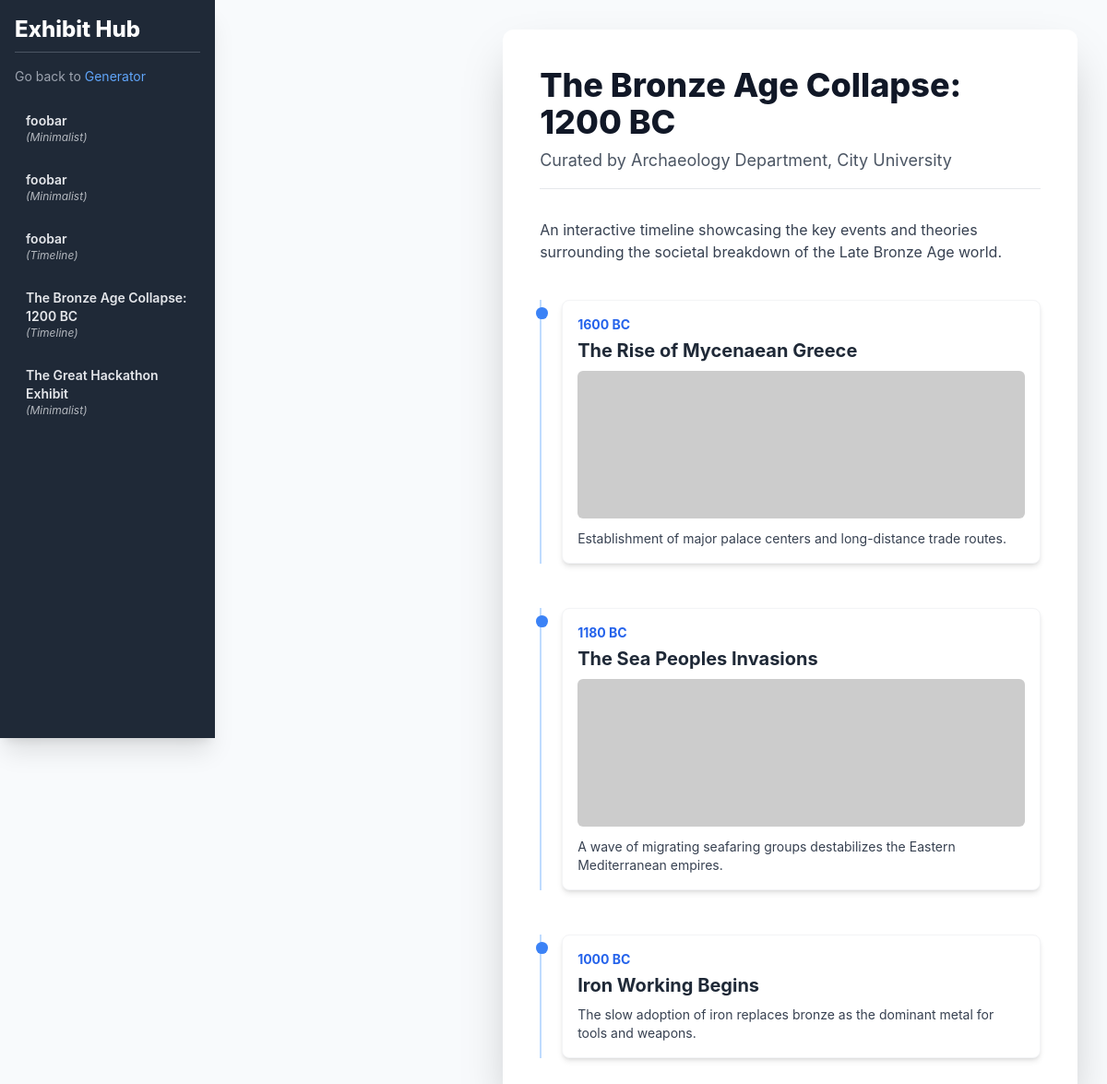
The page /exhibit/6e3db42e on the database as committed earlier.
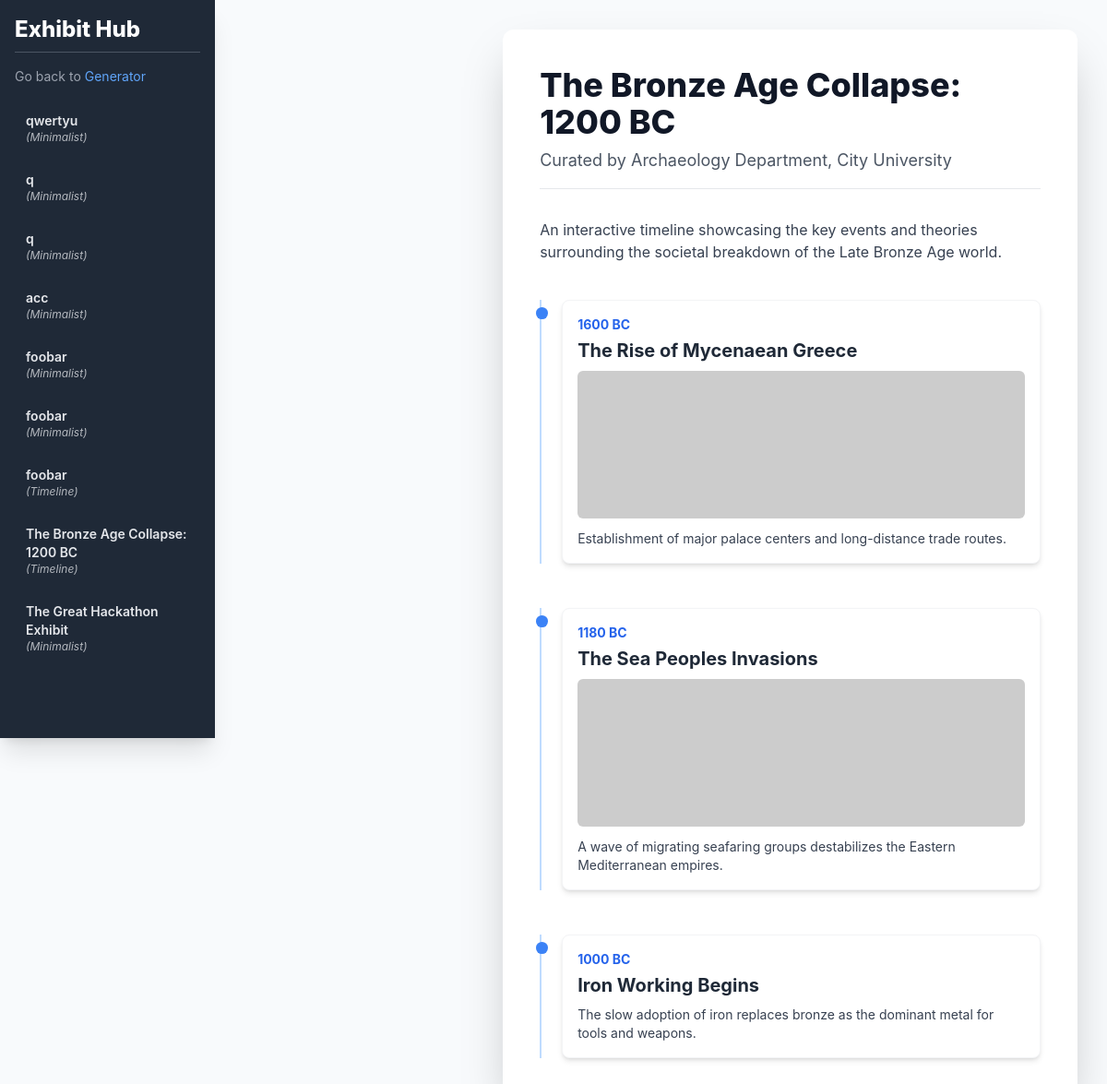
The same page on the database as committed later.
### tables this page shows
CREATE TABLE labels (
                        id TEXT PRIMARY KEY,
                        data TEXT NOT NULL,
                        created_at TIMESTAMP DEFAULT CURRENT_TIMESTAMP
                    );

### app.py (the view)
@app.route('/exhibit/<label_id>')
def unified_exhibit_site(label_id):
    all_exhibits = get_all_label_summaries()
    label_data = get_label_data(label_id)
    if not label_data:
        return render_template('error_404.html', label_id=label_id), 404
    template_type = label_data.get('template', 'minimalist')
    return render_template(
        'base_site.html',
        all_exhibits=all_exhibits,
        current_exhibit=label_data,
        current_template=f'{template_type}.html'
    )

### database.py (called while the page is built)
def get_db_connection() -> Connection:
    conn = None
    try:
        conn = sqlite3.connect(DATABASE_FILE)
        conn.row_factory = sqlite3.Row # Allows fetching rows as dictionaries
        return conn
    except Error as e:
        print(f"Error connecting to database: {e}")
        return None

def get_label_data(label_id: str) -> dict or None:
    conn = get_db_connection()
    if conn:
        try:
            row = conn.execute(
                "SELECT data FROM labels WHERE id = ?", (label_id,)
            ).fetchone()
            if row:
                return json.loads(row['data'])
            return None
        except Error as e:
            print(f"Error retrieving data for ID {label_id}: {e}")
            return None
        except json.JSONDecodeError as e:
            print(f"Error decoding JSON for ID {label_id}: {e}")
            return None
        finally:
            conn.close()

def get_all_label_summaries():
    conn = get_db_connection()
    summaries = []
    if conn:
        try:
            rows = conn.execute("SELECT id, data FROM labels ORDER BY created_at DESC").fetchall()
            for row in rows:
                data = json.loads(row['data'])
                summaries.append({
                    'id': row['id'],
                    'projectTitle': data.get('projectTitle', 'Untitled Project'),
                    'template': data.get('template', 'minimalist')
                })
            return summaries
        except Error as e:
            print(f"Error retrieving all summaries: {e}")
            return []
        finally:
            conn.close()

### templates/base_site.html (shortened to what this page needs)
<!DOCTYPE html>
<html lang="en">
<head>
    <script src="https://cdn.tailwindcss.com"></script>
</head>
<body class="md:flex">
    <div class="sidebar text-white shadow-xl p-4">
        <h1 class="text-2xl font-extrabold mb-4 border-b border-gray-600 pb-2">Exhibit Hub</h1>
        <p class="text-sm text-gray-400 mb-4">Go back to <a href="{{ url_for('home') }}" class="text-blue-400 hover:underline">Generator</a></p>
        <nav class="space-y-1">
            {% if all_exhibits %}
                {% for exhibit in all_exhibits %}
                    {% set is_active = exhibit.id == current_exhibit.id %}
                    <a href="{{ url_for('unified_exhibit_site', label_id=exhibit.id) }}"
                       class="sidebar-link block p-3 rounded-lg text-sm {% if is_active %} active {% else %} text-gray-200 hover:bg-gray-700 {% endif %}">
                        <span class="font-semibold">{{ exhibit.projectTitle }}</span>
                        <span class="text-xs italic block opacity-75">({{ exhibit.template | title }})</span>
                    </a>
                {% endfor %}
            {% else %}
                <p class="text-gray-400 p-3 italic">No exhibits saved yet.</p>
            {% endif %}
        </nav>
    </div>
    <main class="flex-grow main-content p-4 md:p-8">
        {% if current_template %}
            {% include current_template %}
        {% else %}
            <div class="p-8 bg-white rounded-xl shadow-lg">
                <h2 class="text-3xl font-bold text-gray-800">Welcome to the Unified Exhibit Site</h2>
                <p class="text-gray-600 mt-2">Please select an exhibit from the sidebar to view its digital label.</p>
            </div>
        {% endif %}
    </main>
</body>
</html>

### templates/timeline.html (shortened to what this page needs)
<!DOCTYPE html>
<html lang="en">
<head>
    <script src="https://cdn.tailwindcss.com"></script>
</head>
<body class="bg-gray-50 min-h-screen p-6 md:p-10">
    <div class="max-w-3xl mx-auto bg-white rounded-xl shadow-2xl p-6 md:p-10">
        <h1 class="text-4xl font-extrabold text-gray-900 mb-2">{{ current_exhibit.projectTitle }}</h1>
        <p class="text-lg text-gray-600 border-b pb-4 mb-8">Curated by {{ current_exhibit.curator | default('Institution') }}</p>
        <p class="text-gray-700 mb-10">{{ current_exhibit.description }}</p>
        <div class="space-y-12">
            {% if current_exhibit.exhibits and current_exhibit.exhibits|length > 0 %}
                {% for exhibit in current_exhibit.exhibits %}
                    <div class="timeline-item">
                        <div class="timeline-line"></div>
                        <div class="timeline-dot"></div>
                        <div class="bg-white p-4 rounded-lg shadow-md border border-gray-100 hover:shadow-lg transition duration-200">
                            <span class="text-sm font-bold text-blue-600 block mb-1">{{ exhibit.date | default('Undated') }}</span>
                            <h3 class="text-xl font-bold text-gray-800 mb-2">{{ exhibit.title }}</h3>
                            {% if exhibit.mediaType == 'image' and exhibit.mediaUrl %}
                                <img src="{{ exhibit.mediaUrl }}"
                                     onerror="this.src='https://placehold.co/400x200/e0e0e0/333333?text=Image+Placeholder'"
                                     alt="{{ exhibit.title }}"
                                     class="w-full h-40 object-cover rounded-md mb-3">
                            {% elif exhibit.mediaType == 'audio' and exhibit.mediaUrl %}
                                <div class="bg-gray-100 p-3 rounded-lg mb-3">
                                    <audio controls src="{{ exhibit.mediaUrl }}" class="w-full"></audio>
                                </div>
                            {% endif %}
                            <p class="text-gray-700 text-sm">{{ exhibit.description }}</p>
                        </div>
                    </div>
                {% endfor %}
            {% else %}
                <p class="text-red-500 italic text-center">No exhibit data available for this timeline.</p>
            {% endif %}
        </div>
    </div>
</body>
</html>

### templates/base_site.html (style rules this page uses)
body { font-family: 'Inter', sans-serif; background-color: #f8fafc; }
.sidebar { width: 100%; height: auto; max-height: 40vh; overflow-y: auto; background-color: #1f2937; }
.sidebar-link { transition: all 0.15s ease-in-out; }
@media (min-width: 768px) { .sidebar { width: 280px; max-height: 100vh; height: 100vh; position: sticky; top: 0; } }
@media (min-width: 768px) { .main-content { margin-left: 280px; } }

### templates/timeline.html (style rules this page uses)
.timeline-item { position: relative; padding-left: 1.5rem; }
.timeline-dot { position: absolute; left: -0.25rem; top: 0.5rem; width: 0.8rem; height: 0.8rem; background-color: #3b82f6; border-radius: 50%; z-index: 10; }
.timeline-line { position: absolute; left: 0; top: 0; bottom: 0; width: 2px; background-color: #bfdbfe; }

Rows that differ between the two databases and show on the page:
added labels: projectTitle "qwertyu", template "Minimalist"
added labels: projectTitle "q", template "Minimalist"
added labels: projectTitle "q", template "Minimalist"
added labels: projectTitle "acc", template "Minimalist"
